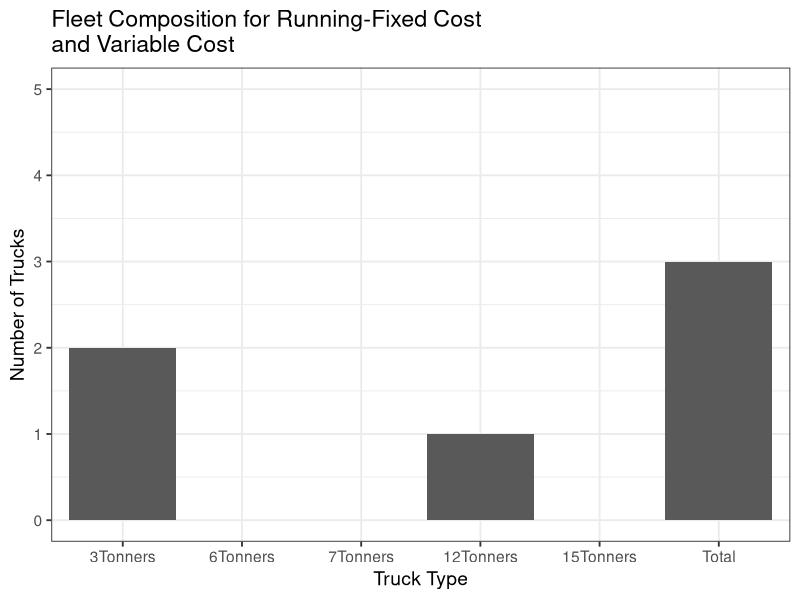
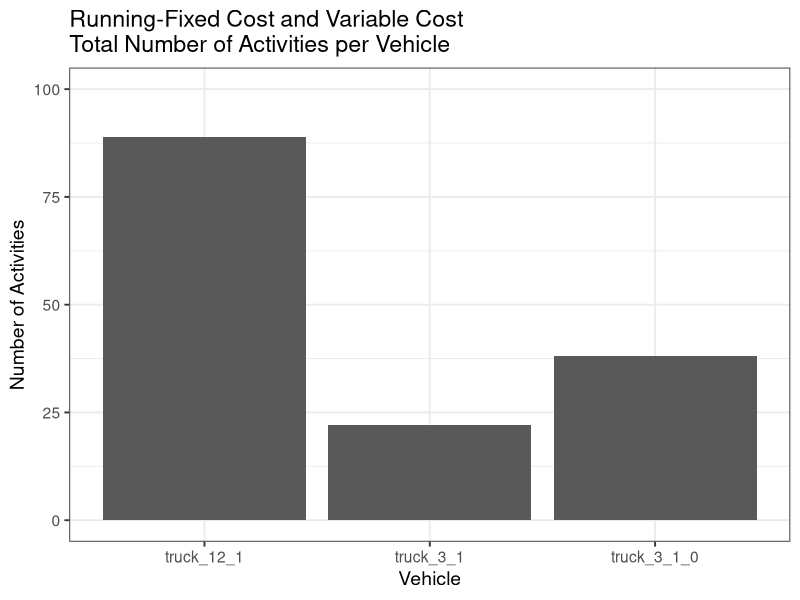
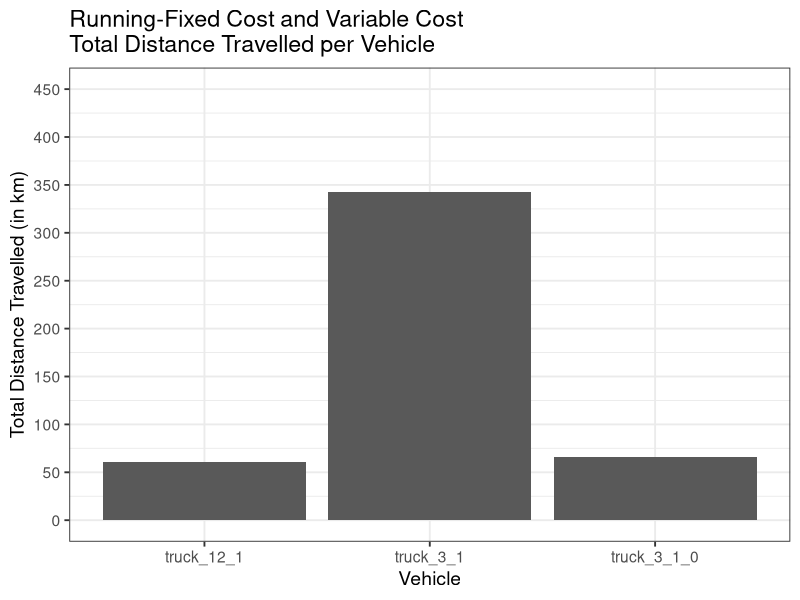
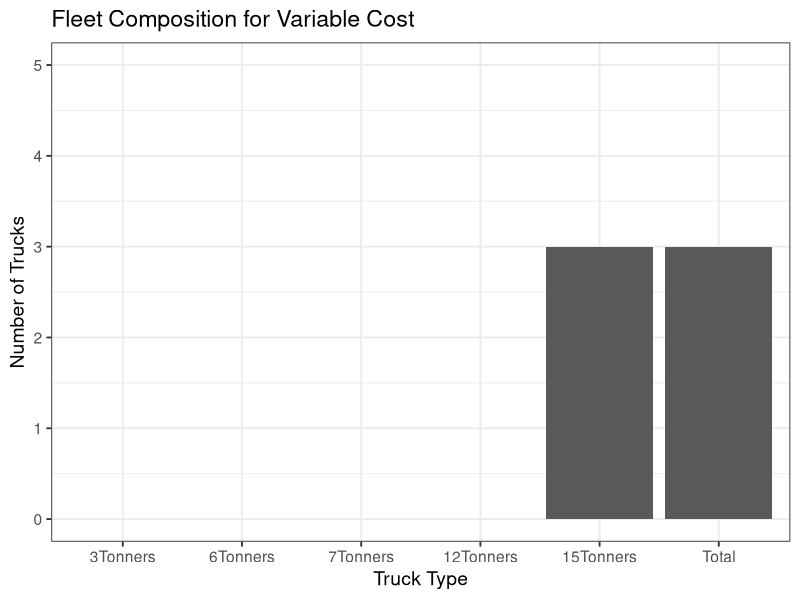
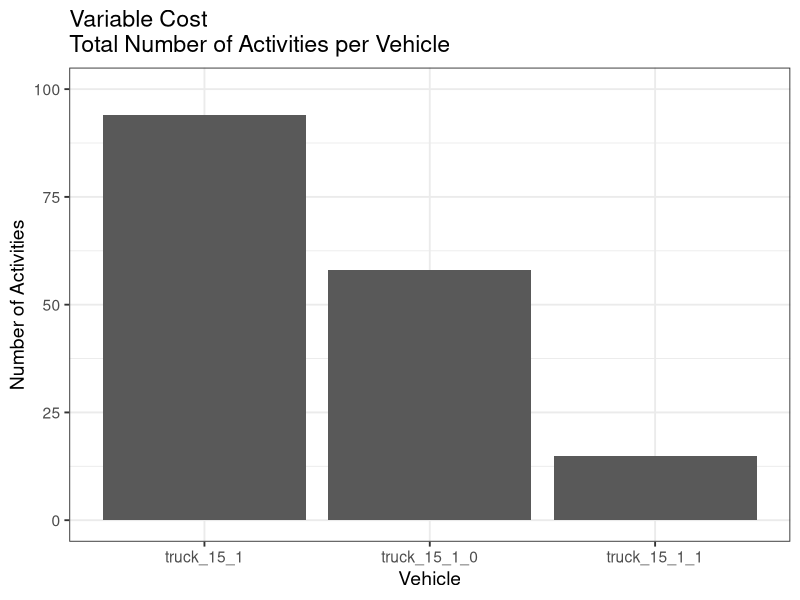
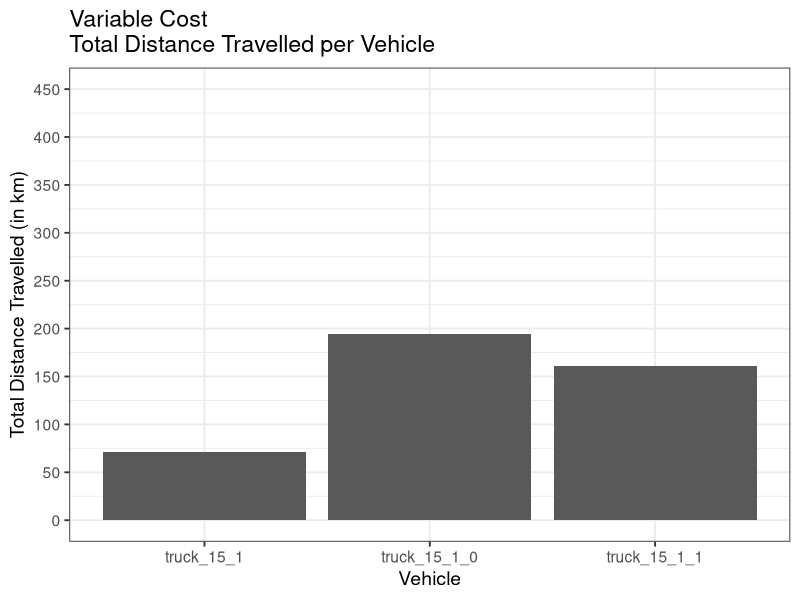
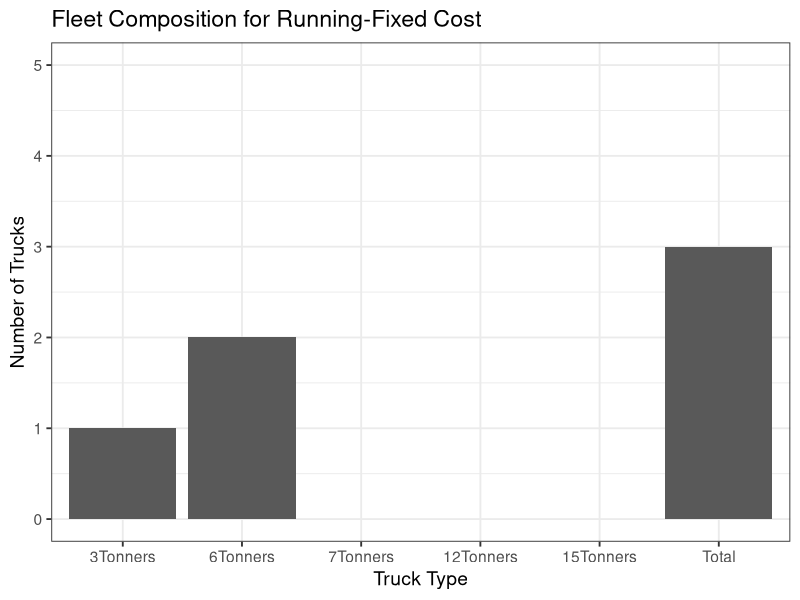
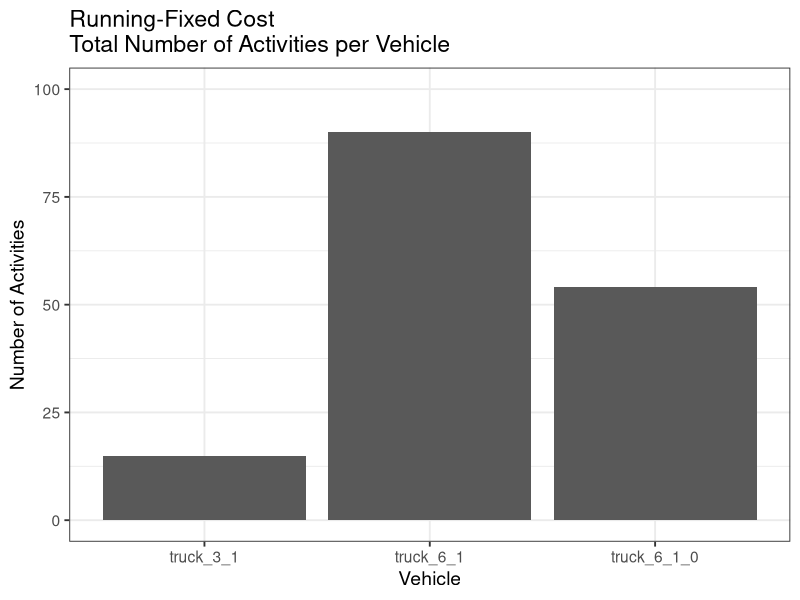

These charts were generated, in order, by the following R code:
##Set working directory to where the output files for MyCarrierPlanInterpreter.java are
setwd("/home/frans/Documents/BPJ420/CarrierPlanInterpreter/Day3")

##Load ggplot2 package for plotting data 
library(ggplot2)

##Load xtable package to generate LaTeX code for tables
library(xtable)

##RUNNING-FIXED COSTS AND VARIABLE COSTS
##Read in the .csv file containing data about the fleet composition for running fixed costs and variable costs
FSMinfoRunFixAndVar <- read.csv("Day3_80_vehicleTypesFixedRunningAndVariablesumValues.csv")

##Make Seperate tables for each type of truck for running fixed costs and variable costs
RunFixAndVarThreeTonners <- FSMinfoRunFixAndVar[grep("truck_3",FSMinfoRunFixAndVar$vehId),]
RunFixAndVarSixTonners <- FSMinfoRunFixAndVar[grep("truck_6",FSMinfoRunFixAndVar$vehId),]
RunFixAndVarSevenTonners <- FSMinfoRunFixAndVar[grep("truck_7",FSMinfoRunFixAndVar$vehId),]
RunFixAndVarTwelveTonners <- FSMinfoRunFixAndVar[grep("truck_12",FSMinfoRunFixAndVar$vehId),]
RunFixAndVarFifteenTonners <- FSMinfoRunFixAndVar[grep("truck_15",FSMinfoRunFixAndVar$vehId),]

##Make a table indicating how many vehicles of each type was specified for running fixed costs and variable costs
CollumnNames <- c("3Tonners", "6Tonners", "7Tonners", "12Tonners", "15Tonners")
TruckTotals <- data.frame(matrix(nrow=0, ncol=5))
TruckTotals <- rbind(c(length(RunFixAndVarThreeTonners$vehId),length(RunFixAndVarSixTonners$vehId),length(RunFixAndVarSevenTonners$vehId),length(RunFixAndVarTwelveTonners$vehId),length(RunFixAndVarFifteenTonners$vehId)))
colnames(TruckTotals) <- CollumnNames
rownames(TruckTotals) <- "RunFixAndVar"

##VARIABLE COSTS ONLY
##Read in the .csv file containing data about the fleet composition for variable costs only
FSMinfoVar <- read.csv("Day3_80_vehicleTypesOnlyVariablesumValues.csv")

##Make Seperate tables for each type of truck for variable costs only
VarThreeTonners <- FSMinfoVar[grep("truck_3",FSMinfoVar$vehId),]
VarSixTonners <- FSMinfoVar[grep("truck_6",FSMinfoVar$vehId),]
VarSevenTonners <- FSMinfoVar[grep("truck_7",FSMinfoVar$vehId),]
VarTwelveTonners <- FSMinfoVar[grep("truck_12",FSMinfoVar$vehId),]
VarFifteenTonners <- FSMinfoVar[grep("truck_15",FSMinfoVar$vehId),]

##Append the data for using variable cost only to the TruckTotals data.frame
TruckTotals <- rbind(TruckTotals,c(length(VarThreeTonners$vehId),length(VarSixTonners$vehId),length(VarSevenTonners$vehId),length(VarTwelveTonners$vehId),length(VarFifteenTonners$vehId)))
rownames(TruckTotals) <- c("RunFixAndVar","VarOnly")


##RUNNING FIXED COSTS ONLY
##Read in the .csv file containing data about the fleet composition for running fixed cost only
FSMinfoRunFix <- read.csv("Day3_80_vehicleTypesOnlyFixedRunningsumValues.csv")

##Make Seperate tables for each type of truck for fixed cost only
RunFixThreeTonners <- FSMinfoRunFix[grep("truck_3",FSMinfoRunFix$vehId),]
RunFixSixTonners <- FSMinfoRunFix[grep("truck_6",FSMinfoRunFix$vehId),]
RunFixSevenTonners <- FSMinfoRunFix[grep("truck_7",FSMinfoRunFix$vehId),]
RunFixTwelveTonners <- FSMinfoRunFix[grep("truck_12",FSMinfoRunFix$vehId),]
RunFixFifteenTonners <- FSMinfoRunFix[grep("truck_15",FSMinfoRunFix$vehId),]

##Append the data for using variable cost only to the TruckTotals data.frame
TruckTotals <- rbind(TruckTotals,c(length(RunFixThreeTonners$vehId),length(RunFixSixTonners$vehId),length(RunFixSevenTonners$vehId),length(RunFixTwelveTonners$vehId),length(RunFixFifteenTonners$vehId)))
rownames(TruckTotals) <- c("RunFixAndVar","VarOnly","RunFixOnly")


##FIXED COSTS AND VARIABLE COSTS
##Read in the .csv file containing data about the fleet composition for fixed cost and variable cost
FSMinfoFixAndVar <- read.csv("Day3_80_vehicleTypesAbsFixAndVarsumValues.csv")

##Make Seperate tables for each type of truck for fixed and variable cost 
FixAndVarThreeTonners <- FSMinfoFixAndVar[grep("truck_3",FSMinfoFixAndVar$vehId),]
FixAndVarSixTonners <- FSMinfoFixAndVar[grep("truck_6",FSMinfoFixAndVar$vehId),]
FixAndVarSevenTonners <- FSMinfoFixAndVar[grep("truck_7",FSMinfoFixAndVar$vehId),]
FixAndVarTwelveTonners <- FSMinfoFixAndVar[grep("truck_12",FSMinfoFixAndVar$vehId),]
FixAndVarFifteenTonners <- FSMinfoFixAndVar[grep("truck_15",FSMinfoFixAndVar$vehId),]

##Append the data for using fixed and variable cost to the TruckTotals data.frame
TruckTotals <- rbind(TruckTotals,c(length(FixAndVarThreeTonners$vehId),length(FixAndVarSixTonners$vehId),length(FixAndVarSevenTonners$vehId),length(FixAndVarTwelveTonners$vehId),length(FixAndVarFifteenTonners$vehId)))
rownames(TruckTotals) <- c("RunFixAndVar","VarOnly","RunFixOnly","FixAndVar")

##FIXED COST ONLY
##Read in the .csv file containing data about the fleet composition for fixed cost only
FSMinfoFix <- read.csv("Day3_80_vehicleTypesOnlyAbsFixsumValues.csv")

##Make Seperate tables for each type of truck for fixed cost only
FixThreeTonners <- FSMinfoFix[grep("truck_3",FSMinfoFixAndVar$vehId),]
FixSixTonners <- FSMinfoFix[grep("truck_6",FSMinfoFixAndVar$vehId),]
FixSevenTonners <- FSMinfoFix[grep("truck_7",FSMinfoFixAndVar$vehId),]
FixTwelveTonners <- FSMinfoFix[grep("truck_12",FSMinfoFixAndVar$vehId),]
FixFifteenTonners <- FSMinfoFix[grep("truck_15",FSMinfoFixAndVar$vehId),]

##Append the data for using fixed cost only to the TruckTotals data.frame
TruckTotals <- rbind(TruckTotals,c(length(FixThreeTonners$vehId),length(FixSixTonners$vehId),length(FixSevenTonners$vehId),length(FixTwelveTonners$vehId),length(FixFifteenTonners$vehId)))
rownames(TruckTotals) <- c("Running-Fixed Cost and Variable Cost","Variable Cost","Running-Fixed Cost","Fixed and Variable Cost","Fixed Cost")

##Adding a new column which shows total number of vehicles for each cost scenario
TruckTotals <- cbind(TruckTotals, rowSums(TruckTotals))
CollumnNames <- c("3Tonners", "6Tonners", "7Tonners", "12Tonners", "15Tonners", "Total")
colnames(TruckTotals) <- CollumnNames

##Plot fleet composition for running-fixed cost and variable cost with ggplot2 Package
x <- CollumnNames
x <- as.character(x)
x <- factor(x, levels=unique(x))
y <- TruckTotals[1,]
ggplotData <- data.frame(x,y)
g <- ggplot(data = ggplotData, aes(x=x,y=y)) + geom_bar(stat="identity") + xlab("Truck Type") + ylab("Number of Trucks") 
g <- g + theme_bw(base_size = 14) + ggtitle("Fleet Composition for Running-Fixed Cost \nand Variable Cost") 
g1 <- g + coord_cartesian(ylim=c(0, 5)) + scale_y_continuous(breaks=seq(0, 5, 1))
setwd("/home/frans/Documents/BPJ420/Rplots/Day3")
pdf("RunFixAndVar.pdf")
print(g1)
dev.off()

#Plot specific vehicles against the number of activities performed by each vehicle for running-fixed cost and variable cost
x <- FSMinfoRunFixAndVar$vehId
y <- FSMinfoRunFixAndVar$numOfAct
ActivityData <- data.frame(x,y)
g <- ggplot(data = ActivityData, aes(x=x, y=y)) + geom_bar(stat="identity") +xlab("Vehicle") +ylab("Number of Activities")
gA1 <- g + ggtitle("Running-Fixed Cost and Variable Cost \nTotal Number of Activities per Vehicle") + theme_bw(base_size = 14) 
gA1 <- gA1 + coord_cartesian(ylim=c(0, 100)) + scale_y_continuous(breaks=seq(0, 100, 25))
pdf("VehicleActivitiesRunFixAndVar.pdf")
print(gA1)
dev.off()


#Plot specific vehicles against the distance travelled for each vehicle for running-fixed and variable cost
x <- FSMinfoRunFixAndVar$vehId
y <- FSMinfoRunFixAndVar$totDist
y <- y/1000 ##Convert y from meters to kilometers
DistanceData <- data.frame(x,y)
g <- ggplot(data = DistanceData, aes(x=x, y=y)) + geom_bar(stat="identity") +xlab("Vehicle") +ylab("Total Distance Travelled (in km)")
gD1 <- g + ggtitle("Running-Fixed Cost and Variable Cost \nTotal Distance Travelled per Vehicle") + theme_bw(base_size = 14)
gD1 <- gD1 + coord_cartesian(ylim=c(0, 450)) + scale_y_continuous(breaks=seq(0, 450, 50))
pdf("VehicleDistanceRunFixAndVar.pdf")
print(gD1)
dev.off()

##Plot fleet composition for variable cost with ggplot2 Package
x <- CollumnNames
x <- as.character(x)
x <- factor(x, levels=unique(x))
y <- TruckTotals[2,]
ggplotData <- data.frame(x,y)
g <- ggplot(data = ggplotData, aes(x=x,y=y)) + geom_bar(stat="identity") + xlab("Truck Type") + ylab("Number of Trucks") 
g <- g + theme_bw(base_size = 14) + ggtitle("Fleet Composition for Variable Cost") 
g2 <- g + coord_cartesian(ylim=c(0, 5)) + scale_y_continuous(breaks=seq(0, 5, 1))
pdf("Var.pdf")
print(g2)
dev.off()

#Plot specific vehicles against the number of activities performed by each vehicle for variable cost
x <- FSMinfoVar$vehId
y <- FSMinfoVar$numOfAct
ActivityData <- data.frame(x,y)
g <- ggplot(data = ActivityData, aes(x=x, y=y)) + geom_bar(stat="identity") +xlab("Vehicle") +ylab("Number of Activities")
gA2 <- g + ggtitle("Variable Cost \nTotal Number of Activities per Vehicle") + theme_bw(base_size = 14)
gA2 <- gA2 + coord_cartesian(ylim=c(0, 100)) + scale_y_continuous(breaks=seq(0, 100, 25))
pdf("VehicleActivitiesVar.pdf")
print(gA2)
dev.off()


#Plot specific vehicles against the distance travelled for each vehicle for variable cost
x <- FSMinfoVar$vehId
y <- FSMinfoVar$totDist
y <- y/1000 ##Convert y from meters to kilometers
DistanceData <- data.frame(x,y)
g <- ggplot(data = DistanceData, aes(x=x, y=y)) + geom_bar(stat="identity") +xlab("Vehicle") +ylab("Total Distance Travelled (in km)")
gD2 <- g + ggtitle("Variable Cost \nTotal Distance Travelled per Vehicle") + theme_bw(base_size = 14)
gD2 <- gD2 + coord_cartesian(ylim=c(0, 450)) + scale_y_continuous(breaks=seq(0, 450, 50))
pdf("VehicleDistanceVar.pdf")
print(gD2)
dev.off()

##Plot fleet composition for running-fixed cost with ggplot2 Package
x <- CollumnNames
x <- as.character(x)
x <- factor(x, levels=unique(x))
y <- TruckTotals[3,]
ggplotData <- data.frame(x,y)
g <- ggplot(data = ggplotData, aes(x=x,y=y)) + geom_bar(stat="identity") + xlab("Truck Type") + ylab("Number of Trucks") 
g <- g + theme_bw(base_size = 14) + ggtitle("Fleet Composition for Running-Fixed Cost") 
g3 <- g + coord_cartesian(ylim=c(0, 5)) + scale_y_continuous(breaks=seq(0, 5, 1))
pdf("RunFix.pdf")
print(g3)
dev.off()

#Plot specific vehicles against the number of activities performed by each vehicle for running-fixed cost
x <- FSMinfoRunFix$vehId
y <- FSMinfoRunFix$numOfAct
ActivityData <- data.frame(x,y)
g <- ggplot(data = ActivityData, aes(x=x, y=y)) + geom_bar(stat="identity") +xlab("Vehicle") +ylab("Number of Activities")
gA3 <- g + ggtitle("Running-Fixed Cost \nTotal Number of Activities per Vehicle") + theme_bw(base_size = 14)
gA3 <- gA3 + coord_cartesian(ylim=c(0, 100)) + scale_y_continuous(breaks=seq(0, 100, 25))
pdf("VehicleActivitiesRunFix.pdf")
print(gA3)
dev.off()


#Plot specific vehicles against the distance travelled for each vehicle for running-fixed cost
x <- FSMinfoRunFix$vehId
y <- FSMinfoRunFix$totDist
y <- y/1000 ##Convert y from meters to kilometers
DistanceData <- data.frame(x,y)
g <- ggplot(data = DistanceData, aes(x=x, y=y)) + geom_bar(stat="identity") +xlab("Vehicle") +ylab("Total Distance Travelled (in km)")
gD3 <- g + ggtitle("Running-Fixed Cost \nTotal Distance Travelled per Vehicle") + theme_bw(base_size = 14)
gD3 <- gD3 + coord_cartesian(ylim=c(0, 450)) + scale_y_continuous(breaks=seq(0, 450, 50))
pdf("VehicleDistanceRunFix.pdf")
print(gD3)
dev.off()

##Plot fleet composition for fixed and variable cost with ggplot2 Package
x <- CollumnNames
x <- as.character(x)
x <- factor(x, levels=unique(x))
y <- TruckTotals[4,]
ggplotData <- data.frame(x,y)
g <- ggplot(data = ggplotData, aes(x=x,y=y)) + geom_bar(stat="identity") + xlab("Truck Type") + ylab("Number of Trucks") 
g <- g + theme_bw(base_size = 14) + ggtitle("Fleet Composition for Fixed and Variable Cost") 
g4 <- g + coord_cartesian(ylim=c(0, 5)) + scale_y_continuous(breaks=seq(0, 5, 1))
pdf("FixVar.pdf")
print(g4)
dev.off()

#Plot specific vehicles against the number of activities performed by each vehicle for fixed and variable cost
x <- FSMinfoFixAndVar$vehId
y <- FSMinfoFixAndVar$numOfAct
ActivityData <- data.frame(x,y)
g <- ggplot(data = ActivityData, aes(x=x, y=y)) + geom_bar(stat="identity") +xlab("Vehicle") +ylab("Number of Activities")
gA4 <- g + ggtitle("Fixed and Variable Cost \nTotal Number of Activities per Vehicle") + theme_bw(base_size = 14)
gA4 <- gA4 + coord_cartesian(ylim=c(0, 100)) + scale_y_continuous(breaks=seq(0, 100, 25))
pdf("VehicleActivitiesFixAndVar.pdf")
print(gA4)
dev.off()


#Plot specific vehicles against the distance travelled for each vehicle for fixed and variable cost
x <- FSMinfoFixAndVar$vehId
y <- FSMinfoFixAndVar$totDist
y <- y/1000 ##Convert y from meters to kilometers
DistanceData <- data.frame(x,y)
g <- ggplot(data = DistanceData, aes(x=x, y=y)) + geom_bar(stat="identity") +xlab("Vehicle") +ylab("Total Distance Travelled (in km)")
gD4 <- g + ggtitle("Fixed and Variable Cost \nTotal Distance Travelled per Vehicle") + theme_bw(base_size = 14)
gD4 <- gD4 + coord_cartesian(ylim=c(0, 450)) + scale_y_continuous(breaks=seq(0, 450, 50))
pdf("VehicleDistanceFixAndVar.pdf")
print(gD4)
dev.off()

##Plot fleet composition for fixed cost with ggplot2 package
x <- CollumnNames
x <- as.character(x)
x <- factor(x, levels=unique(x))
y <- TruckTotals[5,]
ggplotData <- data.frame(x,y)
g <- ggplot(data = ggplotData, aes(x=x,y=y)) + geom_bar(stat="identity") + xlab("Truck Type") + ylab("Number of Trucks") 
g <- g + theme_bw(base_size = 14) + ggtitle("Fleet Composition for Fixed Cost") 
g5 <- g + coord_cartesian(ylim=c(0, 5)) + scale_y_continuous(breaks=seq(0, 5, 1))
pdf("Fix.pdf")
print(g5)
dev.off()

#Plot specific vehicles against the number of activities performed by each vehicle for fixed cost
x <- FSMinfoFix$vehId
y <- FSMinfoFix$numOfAct
ActivityData <- data.frame(x,y)
g <- ggplot(data = ActivityData, aes(x=x, y=y)) + geom_bar(stat="identity") +xlab("Vehicle") +ylab("Number of Activities")
gA5 <- g + ggtitle("Fixed Cost \nTotal Number of Activities per Vehicle") + theme_bw(base_size = 14)
gA5 <- gA5 + coord_cartesian(ylim=c(0, 100)) + scale_y_continuous(breaks=seq(0, 100, 25))
pdf("VehicleActivitiesFix.pdf")
print(gA5)
dev.off()


#Plot specific vehicles against the distance travelled for each vehicle for fixed cost
x <- FSMinfoFix$vehId
y <- FSMinfoFix$totDist
y <- y/1000 ##Convert y from meters to kilometers
DistanceData <- data.frame(x,y)
g <- ggplot(data = DistanceData, aes(x=x, y=y)) + geom_bar(stat="identity") +xlab("Vehicle") +ylab("Total Distance Travelled (in km)")
gD5 <- g + ggtitle("Fixed Cost \nTotal Distance Travelled per Vehicle") + theme_bw(base_size = 14)
gD5 <- gD5 + coord_cartesian(ylim=c(0, 450)) + scale_y_continuous(breaks=seq(0, 450, 50))
pdf("VehicleDistanceFix.pdf")
print(gD5)
dev.off()

##Plot total fleet size for each cost parameter with ggplot2 package
x <- rownames(TruckTotals)
y <- TruckTotals[,6]
ggplotData <- data.frame(x,y)
g <- ggplot(data = ggplotData, aes(x=x,y=y)) + geom_bar(stat="identity") + xlab("Cost Parameters Used As Input") + ylab("Total Number of Trucks") 
g <- g + theme_bw(base_size = 14) + ggtitle("Total Fleet Size") 
g6 <- g + coord_cartesian(ylim=c(0, 5)) + scale_y_continuous(breaks=seq(0, 5, 1))
pdf("FCTotals.pdf", width = 15)
print(g6)
dev.off()

##Define multiplot Function

multiplot <- function(..., plotlist=NULL, file, cols=1, layout=NULL) {
        require(grid)
        
        # Make a list from the ... arguments and plotlist
        plots <- c(list(...), plotlist)
        
        numPlots = length(plots)
        
        # If layout is NULL, then use 'cols' to determine layout
        if (is.null(layout)) {
                # Make the panel
                # ncol: Number of columns of plots
                # nrow: Number of rows needed, calculated from # of cols
                layout <- matrix(seq(1, cols * ceiling(numPlots/cols)),
                                 ncol = cols, nrow = ceiling(numPlots/cols))
        }
        
        if (numPlots==1) {
                print(plots[[1]])
                
        } else {
                # Set up the page
                grid.newpage()
                pushViewport(viewport(layout = grid.layout(nrow(layout), ncol(layout))))
                
                # Make each plot, in the correct location
                for (i in 1:numPlots) {
                        # Get the i,j matrix positions of the regions that contain this subplot
                        matchidx <- as.data.frame(which(layout == i, arr.ind = TRUE))
                        
                        print(plots[[i]], vp = viewport(layout.pos.row = matchidx$row,
                                                        layout.pos.col = matchidx$col))
                }
        }
}

##Plot fleet compositions for different cost input parameters
pdf("allplots.pfd", width = 12, height = 12)
multiplot(g1,g2,g3,g4,g5, cols=2)
dev.off()

##Plot activities per vehicle for different cost parameters
pdf("allActivities.pdf", width = 12, height = 12)
multiplot(gA1,gA2,gA3,gA4,gA5, cols=2)
dev.off()

##Plot distance travelled per vehicle for different cost parameters
pdf("allDistances.pdf", width = 12, height = 12)
multiplot(gD1,gD2,gD3,gD4,gD5, cols=2)
dev.off()

##Plot total cost for each model run
x <- c("Fixed Cost", "Fixed and Variable Cost", "Running-Fixed Cost", "Running-Fixed Cost and Variable Cost", "Variable Cost")
y <- c(FSMinfoFix$score[1]/100, FSMinfoFixAndVar$score[1]/100, FSMinfoRunFix$score[1]/100, FSMinfoRunFixAndVar$score[1]/100, FSMinfoVar$score[1]/100)*-1
TotCostData <- data.frame(x,y)
g <- ggplot(data = TotCostData, aes(x=x, y=y)) + geom_bar(stat="identity") +xlab("Cost Input Parameters") +ylab("Cost (in R)")
g <- g + theme_bw(base_size = 14) + ggtitle("Total Cost") 
pdf("TotalCosts.pdf", width = 13, height = 9)
print(g)
dev.off()

##Plot total distance travelled for each set of cost parameters
x <- c("Fixed Cost", "Fixed and Variable Cost", "Running-Fixed Cost", "Running-Fixed Cost and Variable Cost", "Variable Cost")
y <- c(sum(FSMinfoFix$totDist)/1000, sum(FSMinfoFixAndVar$totDist)/1000, sum(FSMinfoRunFix$totDist)/1000, sum(FSMinfoRunFixAndVar$totDist)/1000, sum(FSMinfoVar$totDist)/1000)
TotDistData <- data.frame(x,y)
g <- ggplot(data = TotDistData, aes(x=x, y=y)) + geom_bar(stat="identity") +xlab("Cost Parameters") + ylab("Total Distance (in km)")
g <- g + theme_bw(base_size = 14) + ggtitle("Total Distance") 
pdf("TotalDistance.pdf", width = 13)
print(g)
dev.off()

##Generate LaTeX code for Fleet Composition and Total Costs 
xtable(TruckTotals)
xtable(TotCostData)

##Convert info generated from CarrierPlanInterpreter into convenient units to export to tables
FSMinfoFix$totDist <- FSMinfoFix$totDist/1000 #Convert from m to km
FSMinfoFix$totTravelTime <- FSMinfoFix$totTravelTime/(60^2) #Convert from seconds to hours
FSMinfoFix <- FSMinfoFix[,-2] #Remove the score column from the data.frame
FSMinfoFix <- FSMinfoFix[,-5] #Remove the totActTime column from the data.frame
colnames(FSMinfoFix) <- c("Vehicle", "Number of Activities", "Total Distance (in km)", "Total Travel Time (in hours)")
##Repeat for fixed and variable cost
FSMinfoFixAndVar$totDist <- FSMinfoFixAndVar$totDist/1000 #Convert from m to km
FSMinfoFixAndVar$totTravelTime <- FSMinfoFixAndVar$totTravelTime/(60^2) #Convert from seconds to hours
FSMinfoFixAndVar <- FSMinfoFixAndVar[,-2] #Remove the score column from the data.frame
FSMinfoFixAndVar <- FSMinfoFixAndVar[,-5] #Remove the totActTime column from the data.frame
colnames(FSMinfoFixAndVar) <- c("Vehicle", "Number of Activities", "Total Distance (in km)", "Total Travel Time (in hours)")
##Repeat for running-fixed-cost
FSMinfoRunFix$totDist <- FSMinfoRunFix$totDist/1000 #Convert from m to km
FSMinfoRunFix$totTravelTime <- FSMinfoRunFix$totTravelTime/(60^2) #Convert from seconds to hours
FSMinfoRunFix <- FSMinfoRunFix[,-2] #Remove the score column from the data.frame
FSMinfoRunFix <- FSMinfoRunFix[,-5] #Remove the totActTime column from the data.frame
colnames(FSMinfoRunFix) <- c("Vehicle", "Number of Activities", "Total Distance (in km)", "Total Travel Time (in hours)")
##Repeat for running-fixed-cost and variable cost
FSMinfoRunFixAndVar$totDist <- FSMinfoRunFixAndVar$totDist/1000 #Convert from m to km
FSMinfoRunFixAndVar$totTravelTime <- FSMinfoRunFixAndVar$totTravelTime/(60^2) #Convert from seconds to hours
FSMinfoRunFixAndVar <- FSMinfoRunFixAndVar[,-2] #Remove the score column from the data.frame
FSMinfoRunFixAndVar <- FSMinfoRunFixAndVar[,-5] #Remove the totActTime column from the data.frame
colnames(FSMinfoRunFixAndVar) <- c("Vehicle", "Number of Activities", "Total Distance (in km)", "Total Travel Time (in hours)")
##Repeat for variable cost
FSMinfoVar$totDist <- FSMinfoVar$totDist/1000 #Convert from m to km
FSMinfoVar$totTravelTime <- FSMinfoVar$totTravelTime/(60^2) #Convert from seconds to hours
FSMinfoVar <- FSMinfoVar[,-2] #Remove the score column from the data.frame
FSMinfoVar <- FSMinfoVar[,-5] #Remove the totActTime column from the data.frame
colnames(FSMinfoVar) <- c("Vehicle", "Number of Activities", "Total Distance (in km)", "Total Travel Time (in hours)")

##Export tables indicating number of activities, total distance traveled and total travel time per vehicle
xtable(FSMinfoFix)
xtable(FSMinfoFixAndVar)
xtable(FSMinfoRunFix)
xtable(FSMinfoRunFixAndVar)
xtable(FSMinfoVar)